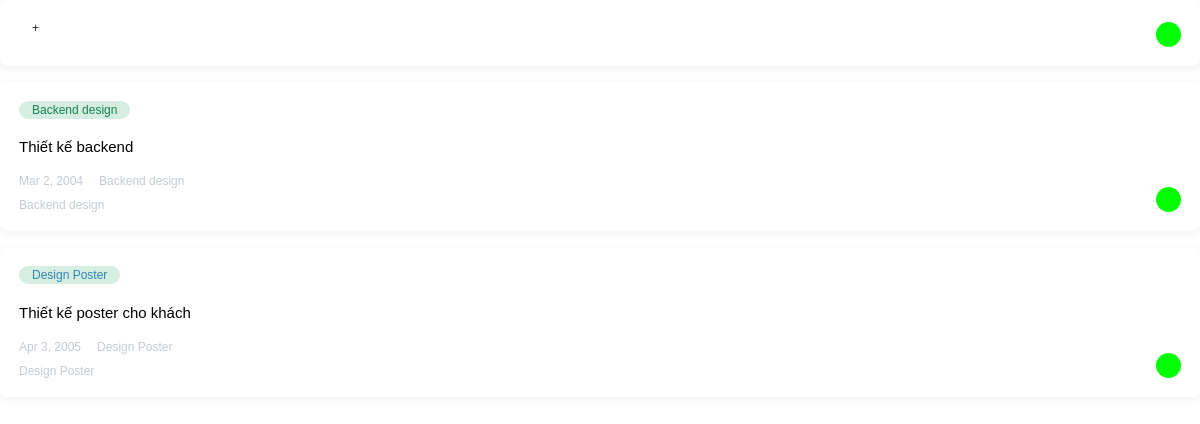
The page /done.php on the database its author committed.
### tables this page shows
CREATE TABLE `task` (
  `description` varchar(200) NOT NULL,
  `deadline` datetime(6) NOT NULL,
  `name` varchar(20) NOT NULL,
  `status` enum('in progress','approved','done','need review') NOT NULL
);

### done.php (the view, shortened to what this page needs)
<!DOCTYPE html>
<html>
<head>
    <link rel="stylesheet" href="dashboard.css">
</head>
<body>
    <div class='task blank-box' draggable='true'>
        <div class='task__tags'><span class='task__tag'>+</span><button class='task__options'><i class='fas fa-ellipsis-h'></i></button></div>
        <div class='task__stats'>
            <span class='task__done'></span>
        </div>
    </div>
    <?php
    $conn = mysqli_connect("localhost", "root", "", "enterprise_management");
    $sql = "SELECT * FROM task WHERE status = 'done'";
    $result = mysqli_query($conn, $sql);
    while ($row = mysqli_fetch_assoc($result)) {
        echo "<div class='task' draggable='true' >";
        echo "<div class='task__tags'><span class='task__tag task__tag--" . $row['name'] . "'>" . $row['name'] . "</span><button class='task__options'><i class='fas fa-ellipsis-h'></i></button></div>";
        echo "<a href='homepage.php?page=task_description' style='color: black; text-decoration: none;' onclick='saveDescription(" . json_encode($row['description']) . ")'>";
        echo "<p>" . $row['description'] . "</p></a>";
        echo "<div class='task__stats'>";
        echo "<span><time datetime='" . $row['deadline'] . "'><i class='fas fa-flag'></i>" . date("M j, Y", strtotime($row['deadline'])) . "</time></span>";
        echo "<span><i class='fas fa-comment'></i>" . $row['name'] . "</span>";
        echo "</div>";
        echo "<div class='task__stats'>";
        echo "<span><i class='fas fa-paperclip'></i>" . $row['name'] . "</span>";
        echo "<span class='task__done'></span>";
        echo "</div>";
        echo "</div>";
    }
    ?>
</body>
</html>

### Web-Programming-Assignment/css/dashboard.css (style rules this page uses)
:root { --bg: #ebf0f7; --header: #fbf4f6; --text: #2e2e2f; --white: #ffffff; --light-grey: #c4cad3; --tag-1: #ceecfd; --tag-1-text: #2e87ba; --tag-2: #d6ede2; --tag-2-text: #13854e; --tag-3: #ceecfd; --tag-3-text: #2d86ba; --tag-4: #f2dcf5; --tag-4-text: #a734ba; --purple: #7784ee; --red: #FF0000; --yellow: #FFA500; --green: #00FF00; }
* { margin: 0; padding: 0; box-sizing: border-box; font-family: "Poppins", sans-serif; }
body { color: var(--text); }
.task { cursor: move; background-color: var(--white); padding: 1rem; border-radius: 8px; width: 100%; box-shadow: rgba(99, 99, 99, 0.1) 0px 2px 8px 0px; margin-bottom: 1rem; border: 3px dashed transparent; }
.task p { font-size: 15px; margin: 1.2rem 0; }
.task__tag { border-radius: 100px; padding: 2px 13px; font-size: 12px; }
.task__tag--Design { color: var(--tag-3-text); background-color: var(--tag-2); }
.task__tag--Backend { color: var(--tag-2-text); background-color: var(--tag-2); }
.task__tags { width: 100%; display: flex; align-items: center; justify-content: space-between; }
.task__stats { margin-top: 10px; position: relative; width: 100%; color: var(--light-grey); font-size: 12px; }
.task__stats span:not(:last-of-type) { margin-right: 1rem; }
.task__done { width: 25px; height: 25px; border-radius: 100rem; background: var(--green); position: absolute; display: inline-block; right: 0; bottom: 0; }

### rows shown on the page
task: name "Backend design", description "Thiết kế backend", deadline "Mar 2, 2004"
task: name "Design Poster", description "Thiết kế poster cho khách", deadline "Apr 3, 2005"
